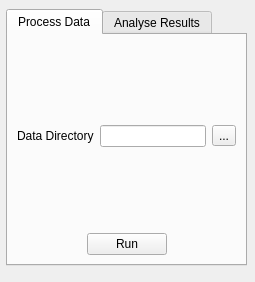
<?xml version="1.0" encoding="UTF-8"?>
<ui version="4.0">
 <class>MainWindow</class>
 <widget class="QMainWindow" name="MainWindow">
  <property name="geometry">
   <rect>
    <x>0</x>
    <y>0</y>
    <width>255</width>
    <height>282</height>
   </rect>
  </property>
  <property name="windowTitle">
   <string>MainWindow</string>
  </property>
  <widget class="QWidget" name="centralwidget">
   <widget class="QTabWidget" name="tabWidget">
    <property name="geometry">
     <rect>
      <x>6</x>
      <y>9</y>
      <width>241</width>
      <height>257</height>
     </rect>
    </property>
    <property name="currentIndex">
     <number>0</number>
    </property>
    <widget class="QWidget" name="tab">
     <attribute name="title">
      <string>Process Data</string>
     </attribute>
     <layout class="QVBoxLayout" name="verticalLayout">
      <item>
       <spacer name="verticalSpacer">
        <property name="orientation">
         <enum>Qt::Vertical</enum>
        </property>
        <property name="sizeHint" stdset="0">
         <size>
          <width>20</width>
          <height>40</height>
         </size>
        </property>
       </spacer>
      </item>
      <item>
       <layout class="QFormLayout" name="formLayout">
        <item row="0" column="0">
         <widget class="QLabel" name="label">
          <property name="text">
           <string>Data Directory</string>
          </property>
         </widget>
        </item>
        <item row="0" column="1">
         <layout class="QHBoxLayout" name="horizontalLayout_4">
          <item>
           <widget class="QLineEdit" name="data_directory_line_edit"/>
          </item>
          <item>
           <widget class="QToolButton" name="data_directory_tool_button">
            <property name="text">
             <string>...</string>
            </property>
           </widget>
          </item>
         </layout>
        </item>
       </layout>
      </item>
      <item>
       <spacer name="verticalSpacer_2">
        <property name="orientation">
         <enum>Qt::Vertical</enum>
        </property>
        <property name="sizeHint" stdset="0">
         <size>
          <width>20</width>
          <height>40</height>
         </size>
        </property>
       </spacer>
      </item>
      <item>
       <layout class="QHBoxLayout" name="horizontalLayout_2">
        <item>
         <spacer name="horizontalSpacer_3">
          <property name="orientation">
           <enum>Qt::Horizontal</enum>
          </property>
          <property name="sizeType">
           <enum>QSizePolicy::Expanding</enum>
          </property>
          <property name="sizeHint" stdset="0">
           <size>
            <width>40</width>
            <height>0</height>
           </size>
          </property>
         </spacer>
        </item>
        <item>
         <widget class="QPushButton" name="run_analysis_button">
          <property name="text">
           <string>Run</string>
          </property>
         </widget>
        </item>
        <item>
         <spacer name="horizontalSpacer_4">
          <property name="orientation">
           <enum>Qt::Horizontal</enum>
          </property>
          <property name="sizeHint" stdset="0">
           <size>
            <width>40</width>
            <height>20</height>
           </size>
          </property>
         </spacer>
        </item>
       </layout>
      </item>
     </layout>
    </widget>
    <widget class="QWidget" name="tab_2">
     <attribute name="title">
      <string>Analyse Results</string>
     </attribute>
     <layout class="QVBoxLayout" name="verticalLayout_3">
      <item>
       <spacer name="verticalSpacer_3">
        <property name="orientation">
         <enum>Qt::Vertical</enum>
        </property>
        <property name="sizeHint" stdset="0">
         <size>
          <width>20</width>
          <height>40</height>
         </size>
        </property>
       </spacer>
      </item>
      <item>
       <layout class="QFormLayout" name="formLayout_2">
        <item row="0" column="0">
         <widget class="QLabel" name="label_4">
          <property name="text">
           <string>Results File</string>
          </property>
         </widget>
        </item>
        <item row="0" column="1">
         <layout class="QHBoxLayout" name="horizontalLayout_6">
          <item>
           <widget class="QLineEdit" name="results_file_line_edit"/>
          </item>
          <item>
           <widget class="QToolButton" name="results_file_tool_button">
            <property name="text">
             <string>...</string>
            </property>
           </widget>
          </item>
         </layout>
        </item>
       </layout>
      </item>
      <item>
       <spacer name="verticalSpacer_4">
        <property name="orientation">
         <enum>Qt::Vertical</enum>
        </property>
        <property name="sizeHint" stdset="0">
         <size>
          <width>20</width>
          <height>40</height>
         </size>
        </property>
       </spacer>
      </item>
      <item>
       <layout class="QHBoxLayout" name="horizontalLayout_7">
        <item>
         <spacer name="horizontalSpacer_5">
          <property name="orientation">
           <enum>Qt::Horizontal</enum>
          </property>
          <property name="sizeType">
           <enum>QSizePolicy::Expanding</enum>
          </property>
          <property name="sizeHint" stdset="0">
           <size>
            <width>40</width>
            <height>0</height>
           </size>
          </property>
         </spacer>
        </item>
        <item>
         <widget class="QPushButton" name="analyse_results_button">
          <property name="text">
           <string>Run</string>
          </property>
         </widget>
        </item>
        <item>
         <spacer name="horizontalSpacer_6">
          <property name="orientation">
           <enum>Qt::Horizontal</enum>
          </property>
          <property name="sizeHint" stdset="0">
           <size>
            <width>40</width>
            <height>20</height>
           </size>
          </property>
         </spacer>
        </item>
       </layout>
      </item>
     </layout>
    </widget>
   </widget>
  </widget>
 </widget>
 <resources/>
 <connections/>
</ui>
